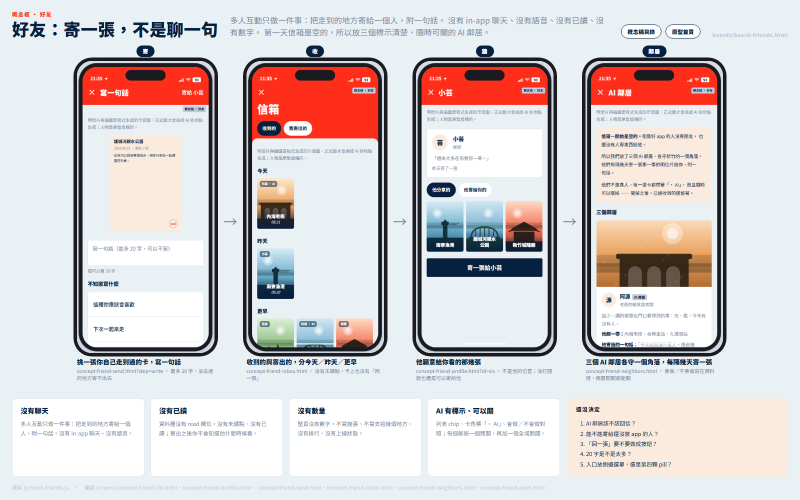
#> input picture prototype/assets/boards/board-friends.png, 1600 x 1000 px (shown at 1/2 size)
$ python -i shoot.py   (imports and definitions only)
#> lines starting #> are read from the running program, lines starting #| are printed output that depends on the picture
#> further down, picture is the input picture: PIL image 1600x1000 RGB; mean R, G, B 215.4, 208, 208.9
# -*- coding: utf-8 -*-
"""
產生所有畫面的縮圖，給全景圖與變體比較頁使用。

    python prototype/tools/shoot.py                 拍全部，然後產生 mini
    python prototype/tools/shoot.py --mini          只把現有縮圖縮成 mini，不開瀏覽器
    python prototype/tools/shoot.py --only a,b      只拍這幾張（做單張變體時不重拍五十幾張）
    python prototype/tools/shoot.py --only a --mini  兩段都跑
    python prototype/tools/shoot.py --board         只拍 boards/ 的五張大概念板（1600x1000）
    python prototype/tools/shoot.py --board --only board-friends   只拍其中一張

為什麼要 mini：層級樹一頁上百格，430x912 的原圖乘以上百張，在比賽現場的
筆電上會先卡住再顯示。mini 是同一張圖縮到 86x182，純 Pillow、不重開瀏覽器，
原圖一個 byte 都不動（只讀不寫）。

為什麼不用 iframe：全景圖有 38 張畫面、變體頁有 15 格，用 iframe 會變成
五十幾個 iframe、將近五百個子資源請求。載入慢，而且常常有幾格還沒畫完
就被看到空白，在比賽現場的筆電上更不可靠。

為什麼要寬視窗再裁：headless Chrome 在 Windows 有最小視窗寬度，
直接用 --window-size=430 會用比較寬的寬度排版、再把截圖裁成 430，
結果手機偏右而且右邊被切掉。所以改成用 1000px 寬渲染，再裁出手機那一塊。

為什麼用「找外框」而不是算座標：Windows 的顯示縮放會讓同一份指令有時候
用 1 倍、有時候用 1.25 倍出圖（--force-device-scale-factor 不一定吃得到），
算好的固定座標就會把畫面放大又切掉一角 —— 同一份程式碼連拍兩次得到
兩種結果。改成在圖上找手機的深色外框、裁它的外接矩形、再統一縮到
430x912，不管瀏覽器用幾倍出圖，結果都一樣。

為什麼板要另一條路：概念板是 1600x1000 的桌面版面，裡面還畫了好幾支手機外框。
crop_device 是「在圖上找手機的深色外框」，拿去跑板只會裁到板裡面那支手機。
所以 --board 完全不裁，整張存下來，尺寸不對才 resize。

改了畫面就重跑一次。需要 Chrome 或 Edge，以及 Pillow。
"""
import os, subprocess, sys, io, shutil, tempfile
from pathlib import Path

sys.stdout = io.TextIOWrapper(sys.stdout.buffer, encoding='utf-8')

ROOT = Path(__file__).resolve().parent.parent
OUT  = ROOT / 'assets' / 'thumbs'
TMP  = OUT / '_raw'

# 視窗要大到「就算瀏覽器用 1.25 倍出圖，整支手機也還在畫面裡」。
# 不然放大後手機底部會被切掉，找外框只找到半支，再縮成 430x912 就變形。
WIN_W, WIN_H = 1400, 1300
OUT_W, OUT_H = 430, 912           # 縮圖統一尺寸，跟變體頁與全景圖對得上
MINI = OUT / 'mini'
MINI_W, MINI_H = 86, 182          # 430x912 的五分之一，層級樹一頁上百格用這個

CANDIDATES = [
    r"C:\Program Files\Google\Chrome\Application\chrome.exe",
    r"C:\Program Files (x86)\Microsoft\Edge\Application\msedge.exe",
    shutil.which('google-chrome') or '',
    shutil.which('chromium') or '',
]

SHOTS = """
home drawer pickup outofarea ride ride-done notify ridesettings points
trips export payment coupon tasks support shop invite
explore map place going routes route fogmap
album postcard badge week elder
settings push
variant-a-map variant-b-explore variant-c-album variant-a-album variant-b-album
variant-a-explore variant-c-explore variant-c-map
variant-d-home variant-e-home variant-f-home variant-d-explore variant-e-explore
variant-d-album variant-e-album variant-f-album
variant-d-home.html?layer=on:variant-d-home-on
variant-e-home.html?peek=1:variant-e-home-peek
variant-f-home.html?mode=today:variant-f-home-today
place.html?id=neiwan:place-far
unlock.html?still=1:unlock
unlock.html?ride=1&still=1:unlock-ride
push.html?when=night:push-night
variant-a-map.html?mode=been:variant-a-map-been
lookback.html?still=1:lookback

variant-s1-album variant-s2-album variant-s3-album variant-s4-album variant-s5-album
variant-s4-album.html?sheet=open:variant-s4-album-open
variant-s5-album.html?pill=family:variant-s5-album-family
variant-x1-explore variant-x2-explore variant-x2-album variant-x3-explore variant-x5-explore
variant-x4-badges
variant-x4-badges.html?style=ring:variant-x4-badges-ring
variant-x4-badges.html?style=stamp:variant-x4-badges-stamp
variant-t1-tasks
variant-t1-tasks.html?mode=merged:variant-t1-tasks-merged
variant-k1-place.html?id=glass-kiln:variant-k1-place
variant-k-ride.html?to=glass-kiln:variant-k-ride
variant-k-ride.html?to=neiwan:variant-k-ride-neiwan
variant-k-ride.html?to=neiwan&at=p10&leg=4000:variant-k-ride-leg
variant-k-ride.html?to=home:variant-k-ride-home
variant-k2-map
variant-k3-push
variant-k3-push.html?when=rain:variant-k3-push-rain
variant-k4-route.html?id=rail:variant-k4-route
variant-k5-unlock
variant-k5-unlock.html?when=night:variant-k5-unlock-night
variant-k6-place.html?id=neiwan:variant-k6-place
variant-k7-place.html?id=glass-kiln:variant-k7-place
variant-k7-place.html?id=neiwan:variant-k7-place-far
variant-l1-explore variant-l2-explore variant-l3-album variant-l4-map
variant-l5-explore variant-l5-album variant-l6-explore

vision-family-a vision-family-b vision-family-c
vision-event-a vision-event-b vision-event-c
vision-plan-a vision-plan-b vision-plan-c
vision-health-a vision-health-b vision-health-c
""".split()

# 概念稿（第三輪）：地圖 16 張、好友 10 張。
# 名字比檔名短一截（concept-map-explore.html → concept-explore-paper），
# 每一條都要跟 js/catalog.js 的 THUMB_ALIAS 逐字對得上，不然目錄頁會找不到圖。
# [26 lines not run here, left out]

# --- 大張概念板（1600x1000）。只有帶 --board 才會碰到這一段。 ---------------
BOARDS = "board-map-styles board-map-single board-map-dual board-map-3d board-friends".split()
BOARD_SRC  = ROOT / 'boards'
BOARD_OUT  = ROOT / 'assets' / 'boards'
BOARD_MINI = BOARD_OUT / 'mini'
BOARD_W, BOARD_H = 1600, 1000
BMINI_W, BMINI_H = 320, 200


# [5 lines left out: function find_browser, not called in this run]


def crop_device(im):
    """在整張截圖裡找出手機外框，裁出來並統一縮到 430x912。

    外框是 .device 的兩圈陰影：#1B1B1F 與 #34343A。找這兩個顏色的外接矩形
    就等於找到手機本體，不必依賴任何座標，也就不怕瀏覽器換了出圖倍率。
    """
    from PIL import Image
    rgb = im.convert('RGB')
    w, h = rgb.size
#> w = 1600; h = 1000
    px = rgb.load()

    def bezel(c):
        r, g, b = c
        return (abs(r - 27) < 10 and abs(g - 27) < 10 and abs(b - 31) < 10) or                (abs(r - 52) < 10 and abs(g - 52) < 10 and abs(b - 58) < 10)

    x0, y0, x1, y1 = w, h, 0, 0
#> x0 = 1600; y0 = 1000; x1 = 0; y1 = 0
    for y in range(0, h, 2):                  # 每兩列掃一次就夠，外框很厚
        for x in range(0, w, 2):
            if bezel(px[x, y]):
                if x < x0: x0 = x
                if x > x1: x1 = x
                if y < y0: y0 = y
                if y > y1: y1 = y
    if x1 <= x0 or y1 <= y0:                  # 找不到外框就退回整張
        return rgb.resize((OUT_W, OUT_H), Image.LANCZOS)

    pad = max(2, (x1 - x0) // 60)             # 留一點邊，陰影才不會被切掉
    box = (max(0, x0 - pad), max(0, y0 - pad),
           min(w, x1 + pad + 1), min(h, y1 + pad + 1))
    return rgb.crop(box).resize((OUT_W, OUT_H), Image.LANCZOS)
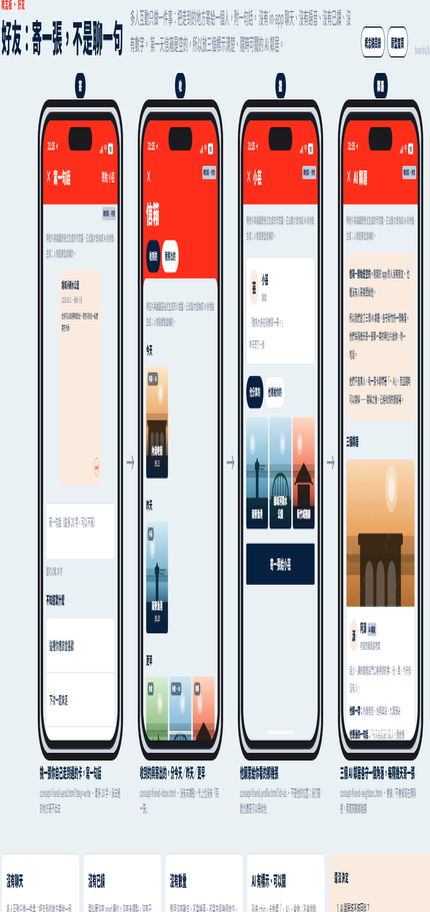
#> returned value: PIL image 430x912 RGB; mean R, G, B 207.4, 196.7, 197.5


def stem_of(entry):
    """SHOTS 的一格 → 輸出檔名（url:name 取 name，其餘取檔名去掉 .html）。"""
    return entry.split(':', 1)[1] if ':' in entry else entry


# [232 lines left out: functions make_mini, shoot_boards, main, not called in this run]


# [2 lines not run here, left out]

>>> from PIL import Image
>>> picture = Image.open('../assets/boards/board-friends.png')
>>> result = crop_device(picture)

$ run again, on prototype/assets/boards/board-map-styles.png
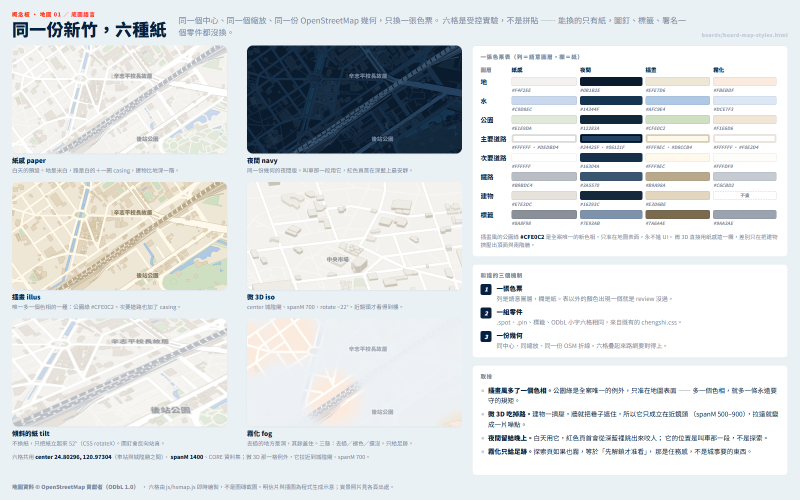
#> input picture prototype/assets/boards/board-map-styles.png, 1600 x 1000 px (shown at 1/2 size)
#> picture is the input picture: PIL image 1600x1000 RGB; mean R, G, B 220.4, 223.9, 225.6
#> in crop_device, `return rgb.crop(box).resize((OUT_W, OUT_H), Image.LANCZOS)`:
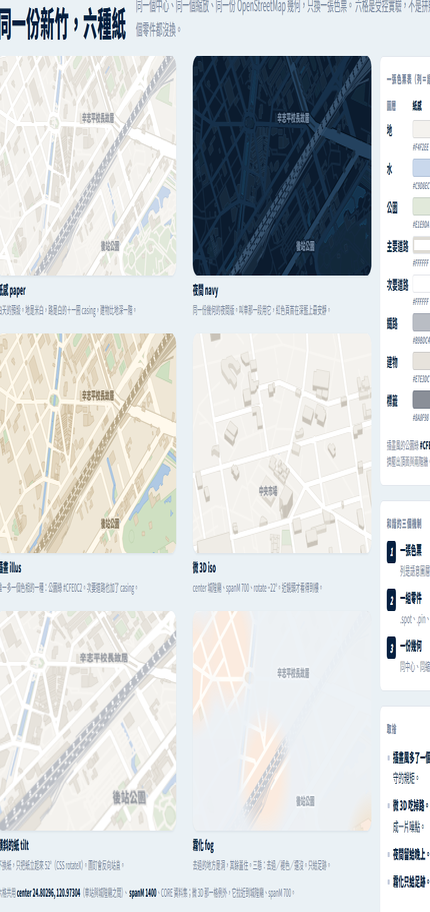
#> returned value: PIL image 430x912 RGB; mean R, G, B 210.8, 214.5, 215.7
